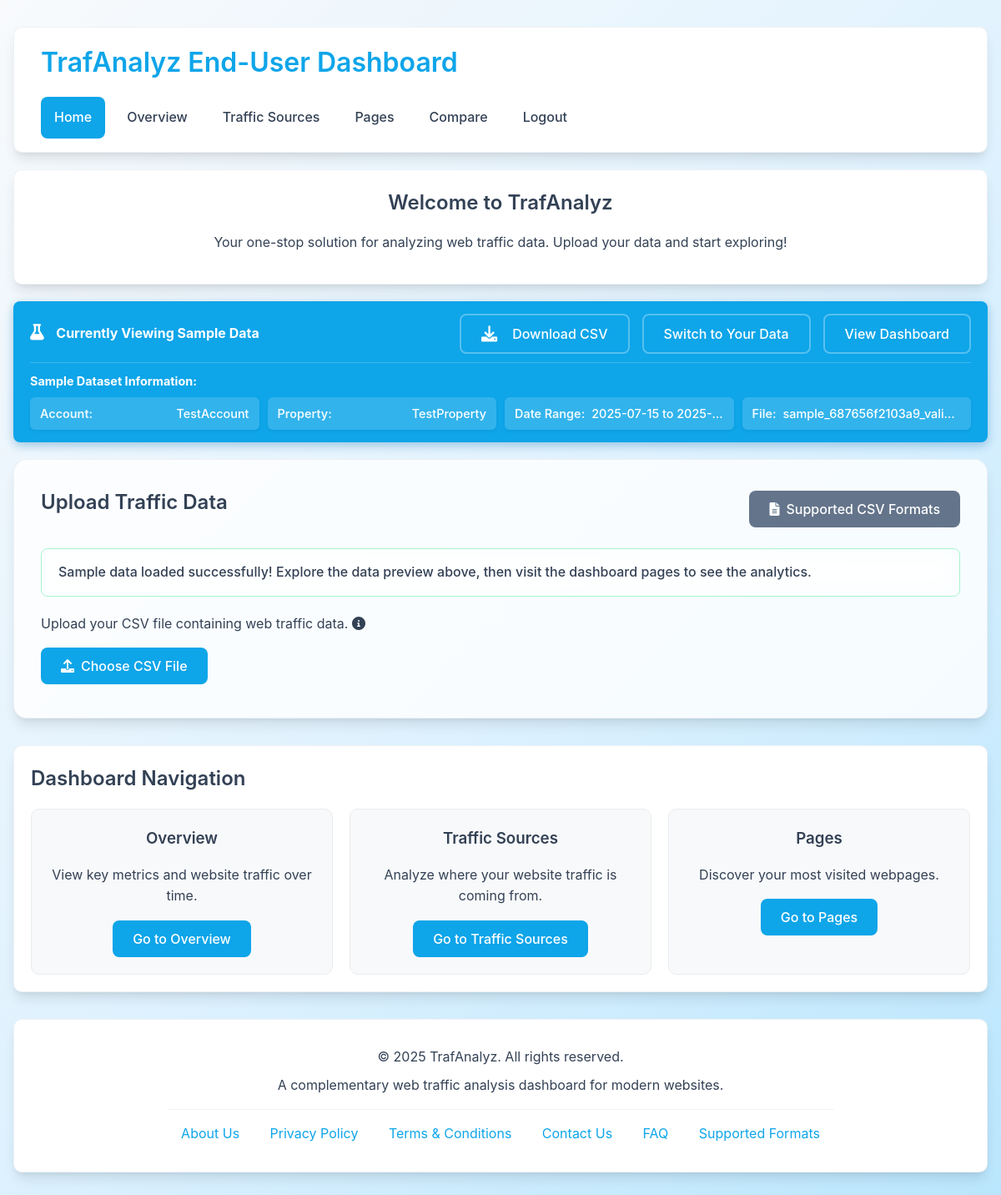
The page /user/index.php?load_sample=1 (signed in) on the database its author committed.
### tables this page shows
CREATE TABLE `csv_upload` (
  `UploadID` int(11) NOT NULL,
  `UserID` int(11) NOT NULL,
  `FileName` varchar(255) NOT NULL,
  `UploadDate` datetime NOT NULL DEFAULT current_timestamp(),
  `FileSize` int(11) NOT NULL,
  `IsValidated` tinyint(1) NOT NULL DEFAULT 0,
  `ReportType` varchar(255) NOT NULL,
  `DataDateStart` date NOT NULL,
  `DataDateEnd` date NOT NULL,
  `AccountName` varchar(255) DEFAULT NULL,
  `PropertyName` varchar(255) DEFAULT NULL,
  `IsSampleData` tinyint(1) NOT NULL DEFAULT 0
);

### user/index.php (the view, shortened to what this page needs)
<?php
require_once '../config.php';
if (isset($_GET['load_sample']) && $_GET['load_sample'] == '1') {
    $stmt = $conn->prepare("SELECT UploadID, FileName, AccountName, PropertyName FROM csv_upload WHERE IsSampleData = 1 ORDER BY UploadDate DESC LIMIT 1");
    $stmt->execute();
    $result = $stmt->get_result();
    if ($result && $row = $result->fetch_assoc()) {
        $uploadMessage = [
            'type' => 'success',
            'message' => 'Sample data loaded successfully! Explore the data preview above, then visit the dashboard pages to see the analytics.'
        ];
    } else {
        error_log("No sample data found in database");
        $uploadMessage = [
            'type' => 'error',
            'message' => 'No sample data available. Please contact the administrator.'
        ];
    }
}
$currentSampleInfo = null;
if (isset($_SESSION['using_sample_data']) && $_SESSION['using_sample_data'] === true) {
    $sampleUploadId = $_SESSION['sample_upload_id'] ?? null;
    if ($sampleUploadId) {
        $stmt = $conn->prepare("SELECT FileName, AccountName, PropertyName, DataDateStart, DataDateEnd FROM csv_upload WHERE UploadID = ? AND IsSampleData = 1");
        $stmt->bind_param("i", $sampleUploadId);
        $stmt->execute();
        $result = $stmt->get_result();
        if ($row = $result->fetch_assoc()) {
            $currentSampleInfo = $row;
        } else {
            error_log("WARNING: Sample upload ID $sampleUploadId not found, clearing sample session");
            unset($_SESSION['using_sample_data']);
            unset($_SESSION['sample_upload_id']);
        }
    }
} else {
    error_log("Not currently viewing sample data");
}
?>
<!DOCTYPE html>
<html lang="en">
<head>
    <link rel="stylesheet" href="../styles.css">
    <link rel="stylesheet" href="user_style.css">
    <link rel="stylesheet" href="https://cdnjs.cloudflare.com/ajax/libs/font-awesome/6.0.0-beta3/css/all.min.css">
</head>
<body>
    <div class="container">
        <?php include 'user_header.php'; ?>
        <main>
            <section class="welcome-section">
                <h2>Welcome to TrafAnalyz</h2>
                <p>Your one-stop solution for analyzing web traffic data. Upload your data and start exploring!</p>
            </section>
            <?php if ($currentSampleInfo): ?>
                <div class="sample-data-status">
                    <div class="status-content">
                        <div>
                            <i class="fas fa-flask"></i>
                            <strong>Currently Viewing Sample Data</strong>
                        </div>
                        <div class="sample-actions">
                            <a href="download_sample.php" class="btn" title="Download the raw CSV file">
                                <i class="fas fa-download"></i> Download CSV
                            </a>
                            <a href="?clear_sample=1" class="btn">Switch to Your Data</a>
                            <a href="overview.php" class="btn">View Dashboard</a>
                        </div>
                    </div>
                    <div class="sample-data-details">
                        <strong>Sample Dataset Information:</strong>
                        <div class="detail-grid">
                            <div class="detail-item">
                                <span class="detail-label">Account:</span>
                                <span><?php echo htmlspecialchars($currentSampleInfo['AccountName']); ?></span>
                            </div>
                            <div class="detail-item">
                                <span class="detail-label">Property:</span>
                                <span><?php echo htmlspecialchars($currentSampleInfo['PropertyName']); ?></span>
                            </div>
                            <div class="detail-item">
                                <span class="detail-label">Date Range:</span>
                                <span><?php echo $currentSampleInfo['DataDateStart'] . ' to ' . $currentSampleInfo['DataDateEnd']; ?></span>
                            </div>
                            <div class="detail-item">
                                <span class="detail-label">File:</span>
                                <span><?php echo htmlspecialchars($currentSampleInfo['FileName']); ?></span>
                            </div>
                        </div>
                    </div>
                </div>
            <?php endif; ?>
            <section class="upload-section">
                <div style="display: flex; justify-content: space-between; align-items: center; margin-bottom: 20px;">
                    <h2>Upload Traffic Data</h2>
                    <a href="../supported_formats.php" class="btn btn-secondary">
                        <i class="fas fa-file-alt"></i> Supported CSV Formats
                    </a>
                </div>
                <?php if (!empty($uploadMessage)): ?>
                    <?php if ($uploadMessage['type'] === 'error' && isset($uploadMessage['show_detailed_errors']) && $uploadMessage['show_detailed_errors']): ?>
                        <div class="error-container">
                            <h4><i class="fas fa-exclamation-triangle"></i> CSV File Validation Failed</h4>
                            <p><strong>Your file couldn't be processed due to data validation errors.</strong></p>
                            <?php if (isset($_SESSION['failed_file_info'])): ?>
                                <?php $fileInfo = $_SESSION['failed_file_info']; ?>
                                <div style="margin: 15px 0; padding: 10px; background: rgba(0,0,0,0.05); border-radius: 5px;">
                                    <strong>File:</strong> <?php echo htmlspecialchars($fileInfo['name']); ?>
                                    (<?php echo number_format($fileInfo['size']); ?> bytes)<br>
                                    <strong>Mapping Status:</strong> Successfully mapped <?php echo $fileInfo['mapped_columns']; ?> of <?php echo $fileInfo['total_columns']; ?> columns<br>
                                    <strong>Issue:</strong> Data validation failed during processing
                                </div>
                                <?php unset($_SESSION['failed_file_info']); ?>
                            <?php endif; ?>
                            <?php if (isset($uploadMessage['validation_errors'])): ?>
                                <?php
                                $errors = $uploadMessage['validation_errors'];
                                $uniqueErrors = array_unique($errors);
                                $errorCount = count($errors);
                                $uniqueCount = count($uniqueErrors);
                                ?>
                                <div style="margin: 15px 0;">
                                    <p><strong>Found <?php echo $errorCount; ?> validation issues<?php echo $uniqueCount != $errorCount ? " ({$uniqueCount} unique types)" : ""; ?>:</strong></p>
                                    <ul class="error-list">
                                        <?php foreach ($uniqueErrors as $error): ?>
                                            <?php
                                            $errorMessage = $error;
                                            $suggestions = '';
                                            if (strpos($error, ' Suggestions: ') !== false) {
                                                $parts = explode(' Suggestions: ', $error, 2);
                                                $errorMessage = trim($parts[0]);
                                                $suggestions = trim($parts[1]);
                                            } elseif (strpos($error, 'Suggestions:') !== false) {
                                                $parts = explode('Suggestions:', $error, 2);
                                                $errorMessage = trim($parts[0]);
                                                $suggestions = trim($parts[1]);
                                            } elseif (preg_match('/^(.+?)(\s*💡.*$)/s', $error, $matches)) {
                                                $errorMessage = trim($matches[1]);
                                                $suggestions = trim(str_replace('💡 Suggestions:', '', $matches[2]));
                                            }
                                            ?>
                                            <li class="error-item">
                                                <div class="error-message">
                                                    <?php echo htmlspecialchars($errorMessage); ?>
                                                </div>
                                                <?php if (!empty($suggestions)): ?>
                                                    <div class="error-suggestions">
                                                        <strong>💡 Suggestions:</strong>
                                                        <span class="suggestions-text"><?php echo htmlspecialchars($suggestions); ?></span>
                                                    </div>
                                                <?php endif; ?>
                                            </li>
                                        <?php endforeach; ?>
                                    </ul>
                                </div>
                            <?php endif; ?>
                            <div class="validation-help">
                                <h4><i class="fas fa-lightbulb"></i> How to Fix These Issues</h4>
                                <div class="validation-tips">
                                    <h5>🔍 Common Data Issues:</h5>
                                    <ul>
                                        <li><strong>Invalid numbers:</strong> Remove text, symbols, or extra characters from numeric columns (e.g., "42+3" → "45", "12:45" → "765" seconds)</li>
                                        <li><strong>Percentage format:</strong> Use decimal format (0.25) or percentage with % symbol (25%)</li>
                                        <li><strong>Time format:</strong> Convert time to seconds or decimal hours (e.g., "2:30" → "150" seconds)</li>
                                        <li><strong>Empty values:</strong> Fill in missing required data or use 0 for zero values</li>
                                        <li><strong>Negative values:</strong> Ensure metrics like visits, events are positive numbers</li>
                                        <li><strong>Scientific notation:</strong> Convert to regular numbers (e.g., "1.2e3" → "1200")</li>
                                        <li><strong>Special characters:</strong> Remove currency symbols, commas from numbers (e.g., "$1,200" → "1200")</li>
                                    </ul>
                                    <h5>✅ Quick Fixes:</h5>
                                    <ul>
                                        <li>Open your CSV in Excel/Google Sheets</li>
                                        <li>Check columns with errors and fix the data format</li>
                                        <li>Save the file and upload again</li>
                                        <li>Use "Find & Replace" to fix common issues across multiple rows</li>
                                    </ul>
                                    <h5>📋 Alternative Options:</h5>
                                    <ul>
                                        <li><strong>Try our sample data:</strong> Load sample data to explore the dashboard features</li>
                                        <li><strong>Export from your analytics tool:</strong> Check if your source has a different export format</li>
                                        <li><strong>Simplify your data:</strong> Remove problematic columns and re-upload with core metrics only</li>
                                    </ul>
                                </div>
                            </div>
                        </div>
                    <?php else: ?>
                        <div class="message <?php echo $uploadMessage['type']; ?>">
                            <?php echo htmlspecialchars($uploadMessage['message']); ?>
                        </div>
                    <?php endif; ?>
                <?php endif; ?>
                <p>Upload your CSV file containing web traffic data.
                    <i class="fas fa-info-circle tooltip-trigger" title="Expected format: GA4 export with columns for date, sessions, users, etc."></i>
                </p>
                <form action="" method="post" enctype="multipart/form-data" id="uploadForm" data-ajax-handler="upload_handler.php">
									<div class="file-input-container">
									    <label for="csvFile" class="btn">
									        <i class="fas fa-upload"></i>
									        Choose CSV File
									    </label>
									</div>
                </form>
            </section>
            <section class="dashboard-links">
                <h2>Dashboard Navigation</h2>
                <div class="dashboard-cards">
                    <div class="dashboard-card">
                        <h3>Overview</h3>
                        <p>View key metrics and website traffic over time.</p>
                        <a href="overview.php" class="btn">Go to Overview</a>
                    </div>
                    <div class="dashboard-card">
                        <h3>Traffic Sources</h3>
                        <p>Analyze where your website traffic is coming from.</p>
                        <a href="traffic_sources.php" class="btn">Go to Traffic Sources</a>
                    </div>
                    <div class="dashboard-card">
                        <h3>Pages</h3>
                        <p>Discover your most visited webpages.</p>
                        <a href="pages.php" class="btn">Go to Pages</a>
                    </div>
                </div>
            </section>
        </main>
        <?php include 'user_footer.php'; ?>
    </div>
</body>
</html>

### rows shown on the page
csv_upload: AccountName "TestAccount", PropertyName "TestProperty", DataDateStart "2025-07-15", DataDateEnd "2025-…", FileName "sample_687656f2103a9_vali…"

### other values the page prints
$uploadMessage['message'] "Sample data loaded successfully! Explore the data preview above, then visit the dashboard pages to see the analytics."
